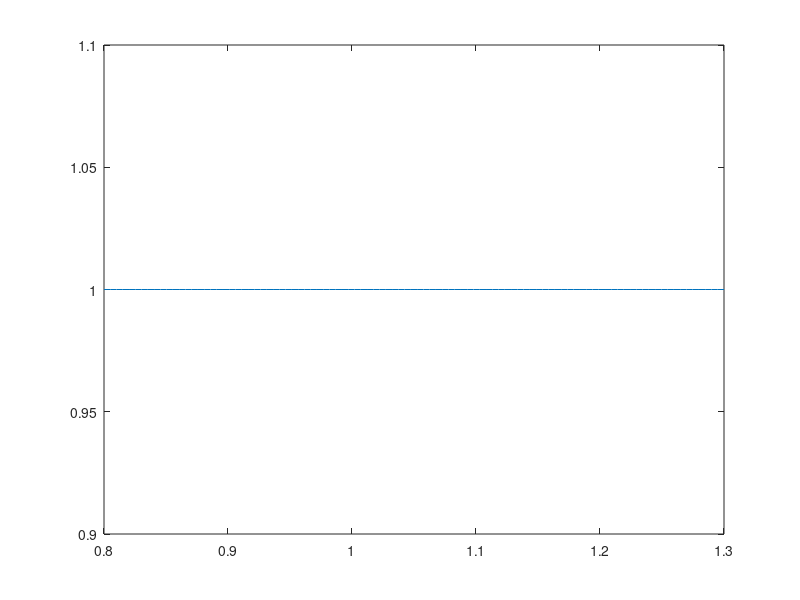
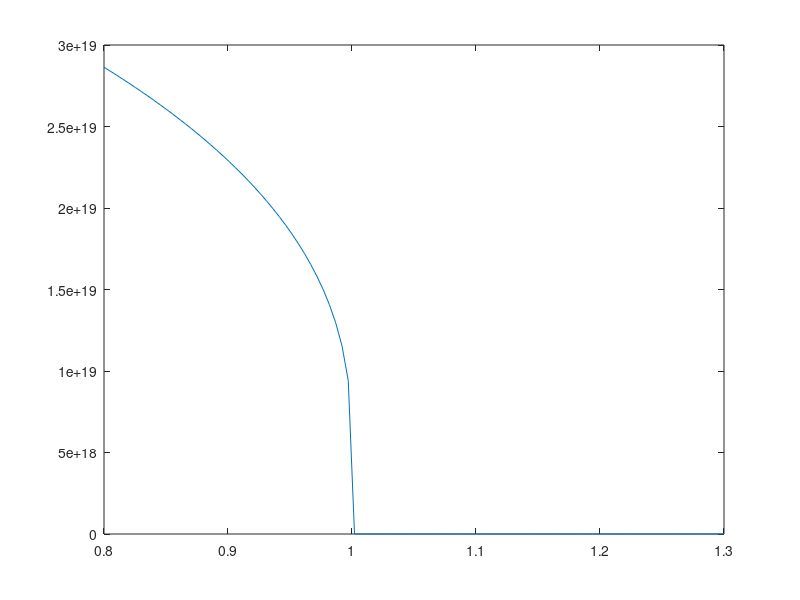
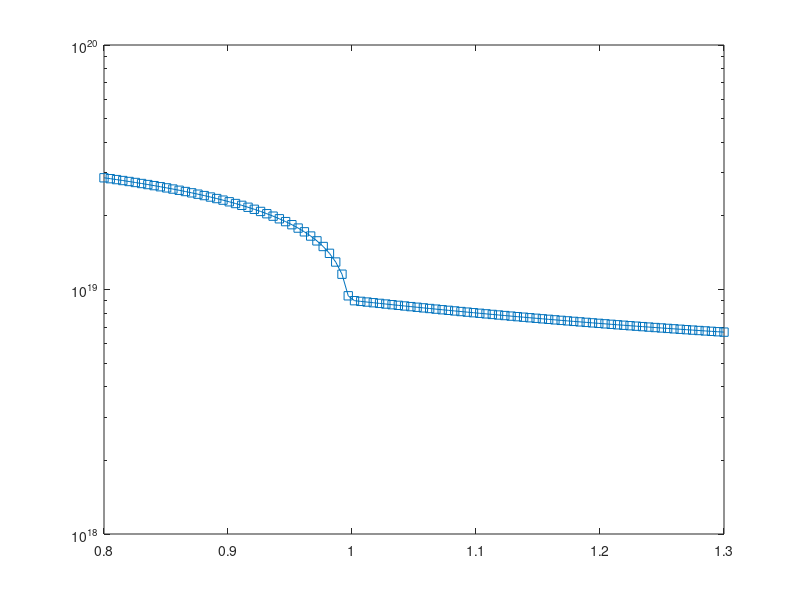
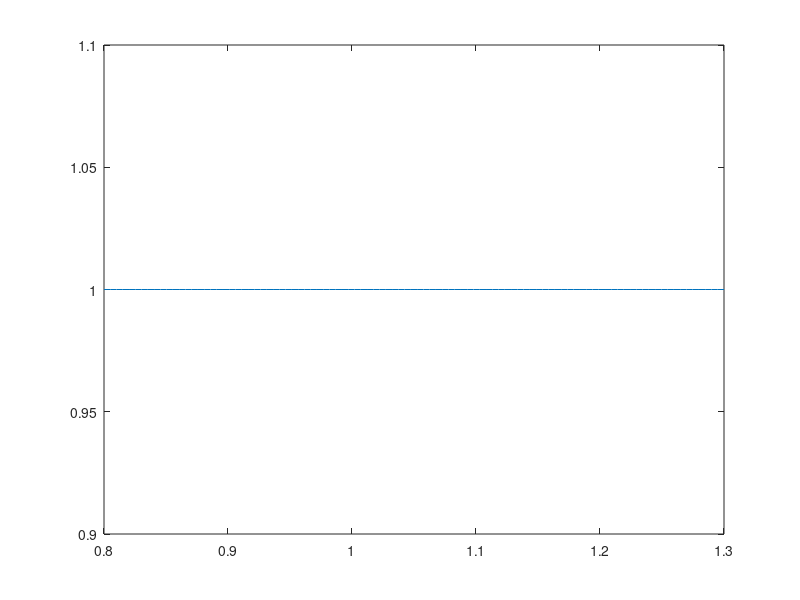

Reproduce these figures in MATLAB, in order.
function test_profile

close all;
clear all;
clc;

n_rho1 = 5e18;
n_rho_max = 1e18;
n_rho_0 = 5e19;
a = 0.5;
b = 0.8;
rho_max = 3.2;
sol_rolloff = 0; % some number between [-50,0] say. 

    function n = myfun(rho)
        
        mask1 = rho<1;
        mask2 = rho>=1;
        
        N = numel(rho);
        for i=1:N
            n1(i) = fun1(rho(i));
            n2(i) = fun2(rho(i));
        end
        
        n2 = n2 .* mask2;
        n2 = n2 .* ((1-sol_rolloff.*rho_max)+sol_rolloff .* rho); % make sinh steeper near the pedestal
        n2 = (n2-min(n2)) ./ (max(n2)-min(n2)) .* (n_rho1-n_rho_max) + n_rho1;
        
        n = n1 .* mask1 + n2 .* mask2;
        
         plot(rho,((1-sol_rolloff*rho_max)+sol_rolloff .* rho))
        figure
        plot(rho,n1.*mask1)
        figure
        plot(rho,n2.*mask2)
        
    end

fun1 = @(rho) n_rho1+(n_rho_0-n_rho1).*((1-rho).^a).^b;
fun2 = @(rho) (-sinh((rho-1)/(rho_max-1)*2*pi-pi));
fun3 = @myfun;

rho=linspace(0.8,1.3,100);
figure
semilogy(rho,fun3(rho),'Marker','s');
figure
plot(rho,fun3(rho),'Marker','s');

end


